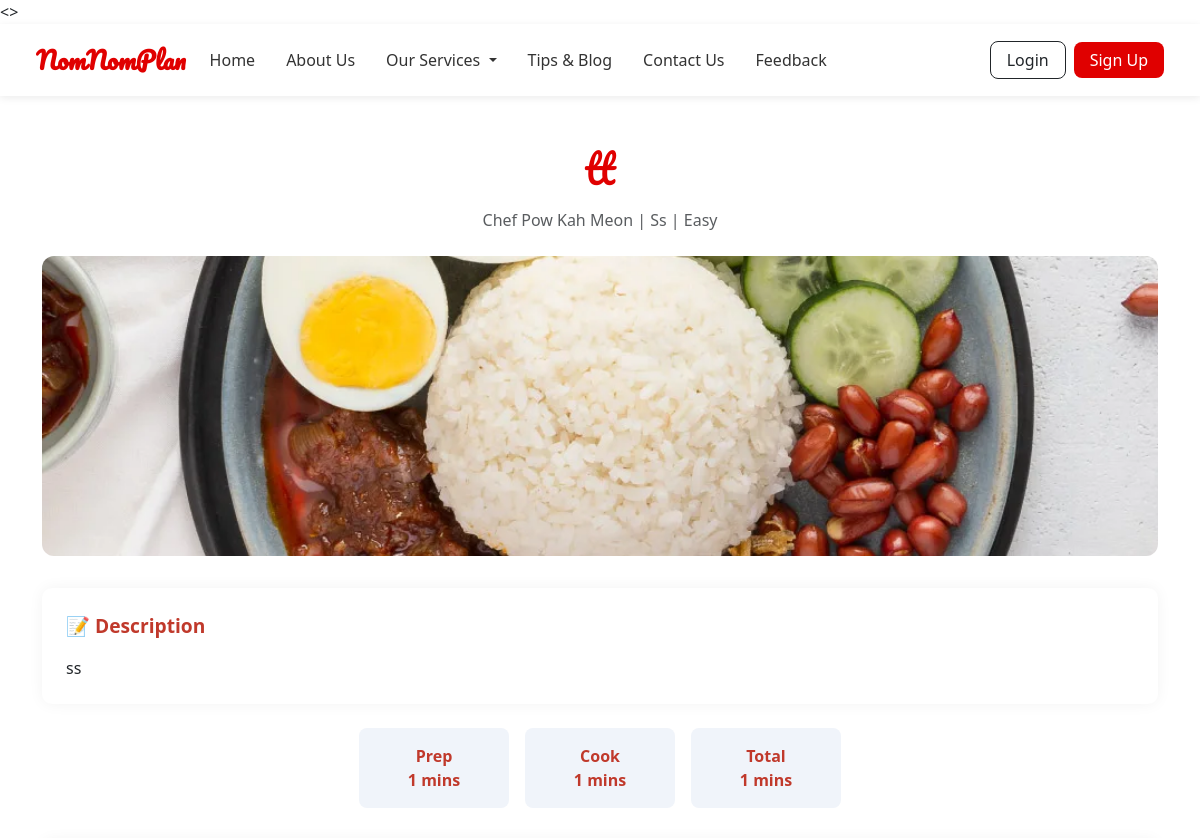
Page /competition-module/view.php?id=14 (upper part) on the earlier database version.
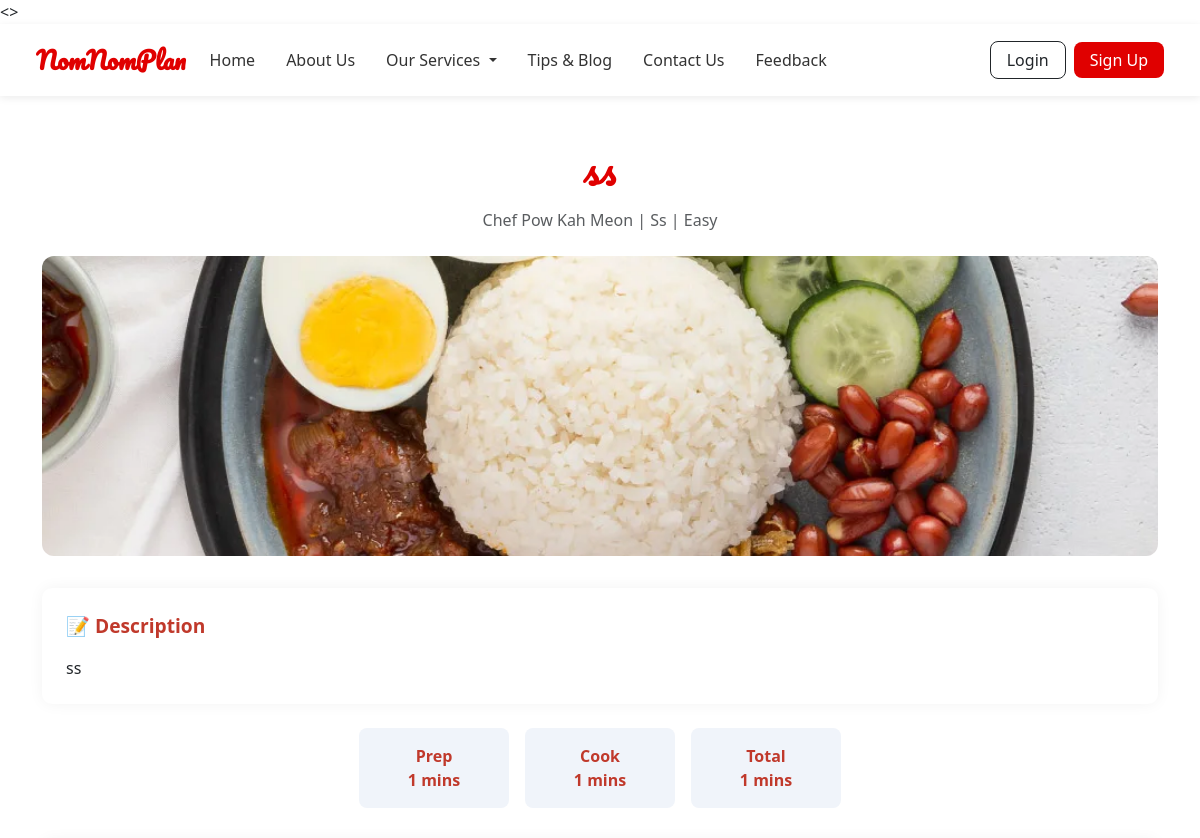
Same page on the later database version.
### tables this page shows
CREATE TABLE `recipes` (
  `id` int(11) NOT NULL,
  `title` varchar(255) NOT NULL,
  `description` text DEFAULT NULL,
  `ingredients` longtext DEFAULT NULL,
  `steps` longtext DEFAULT NULL,
  `cuisine` varchar(100) DEFAULT NULL,
  `prep_time` int(11) DEFAULT NULL,
  `cook_time` int(11) DEFAULT NULL,
  `total_time` int(11) DEFAULT NULL,
  `difficulty` enum('easy','medium','hard') DEFAULT NULL,
  `nutrition` longtext DEFAULT NULL,
  `status` enum('draft','pending','approved','rejected') DEFAULT 'pending',
  `is_public` tinyint(1) DEFAULT 1,
  `view_count` int(11) DEFAULT 0,
  `created_by` int(11) DEFAULT NULL,
  `created_at` timestamp NOT NULL DEFAULT current_timestamp(),
  `updated_at` timestamp NOT NULL DEFAULT current_timestamp() ON UPDATE current_timestamp(),
  `admin_note` text DEFAULT NULL
);

CREATE TABLE `users` (
  `id` int(11) NOT NULL,
  `name` varchar(100) NOT NULL,
  `email` varchar(100) NOT NULL,
  `password` varchar(255) NOT NULL,
  `role` enum('user','admin') DEFAULT 'user',
  `created_at` timestamp NOT NULL DEFAULT current_timestamp()
);

### competition-module/view.php (the view, shortened to what this page needs)
<?php
require_once '../includes/db.php';
$recipe_id = (int) $_GET['id'];
$query = $conn->prepare("SELECT recipes.*, users.name AS username FROM recipes LEFT JOIN users ON recipes.created_by = users.id WHERE recipes.id = ?");
$query->bind_param("i", $recipe_id);
$query->execute();
$result = $query->get_result();
$recipe = $result->fetch_assoc();
$imageStmt = $conn->prepare("SELECT image_url FROM recipe_images WHERE recipe_id = ?");
$imageStmt->bind_param("i", $recipe_id);
$imageStmt->execute();
$imageResult = $imageStmt->get_result();
$images = [];
while ($img = $imageResult->fetch_assoc()) {
    $images[] = $img['image_url'];
}
?>
<!DOCTYPE html>
<html lang="en">
<head>
  <link href="https://cdn.jsdelivr.net/npm/bootstrap@5.3.2/dist/css/bootstrap.min.css" rel="stylesheet">
  <link href="https://cdn.jsdelivr.net/npm/bootstrap-icons@1.10.5/font/bootstrap-icons.css" rel="stylesheet">
</head>
<?php include '../navbar.php'; ?>
<div class="container py-5">
  <h1 class="logo text-center mb-3"><?= htmlspecialchars($recipe['title']) ?></h1>
  <p class="text-center text-muted mb-1">Chef <?= htmlspecialchars($recipe['username']) ?> | <?= ucfirst($recipe['cuisine']) ?> | <?= ucfirst($recipe['difficulty']) ?></p>
  <?php if (!empty($images)): ?>
  <div class="gallery">
    <?php foreach ($images as $img): ?>
      <img src="<?= $img ?>" class="gallery-img" alt="Recipe Image">
    <?php endforeach; ?>
  </div>
  <?php endif; ?>
  <div class="section-box">
    <div class="section-title">📝 Description</div>
    <p class="mb-0"><?= nl2br(htmlspecialchars($recipe['description'])) ?></p>
  </div>
  <div class="time-box-group">
    <div class="time-box">Prep<br><?= $recipe['prep_time'] ?> mins</div>
    <div class="time-box">Cook<br><?= $recipe['cook_time'] ?> mins</div>
    <div class="time-box">Total<br><?= $recipe['total_time'] ?> mins</div>
  </div>
</div>
  <?php include '../includes/footer.php'; ?>
</body>
</html>

Differences in the rows shown:
changed recipes "ss": title "tt" → "ss"
